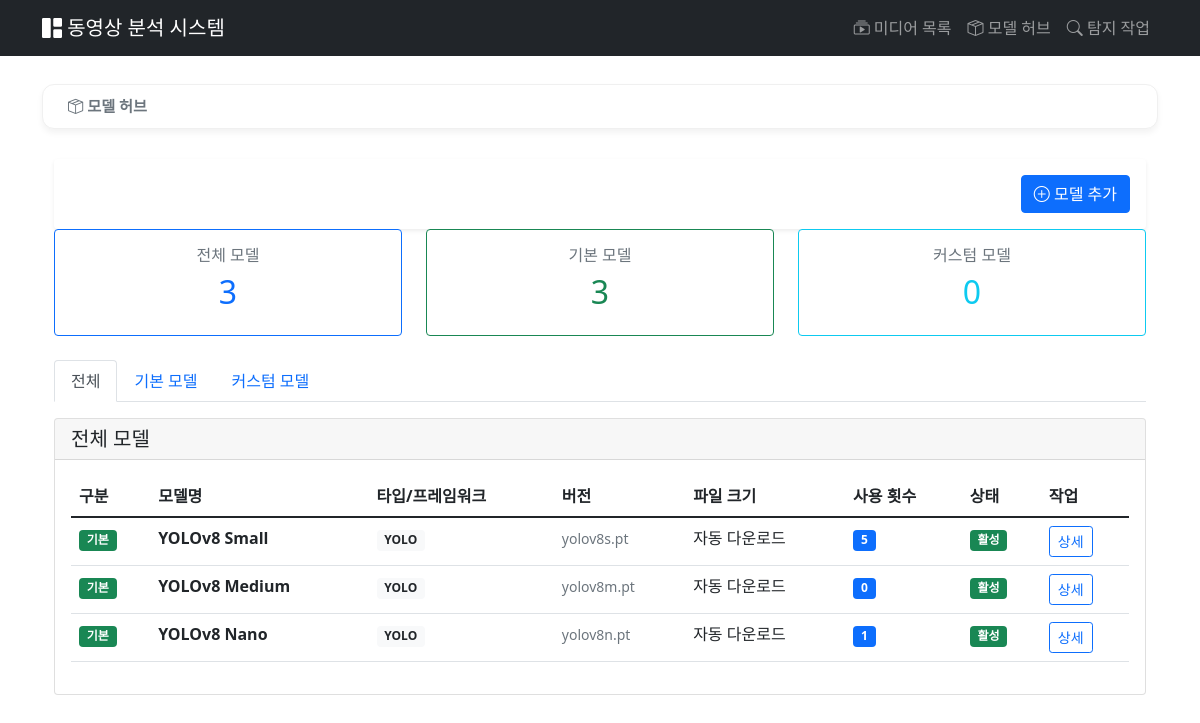
Before: /modelhub/ with the older database file.
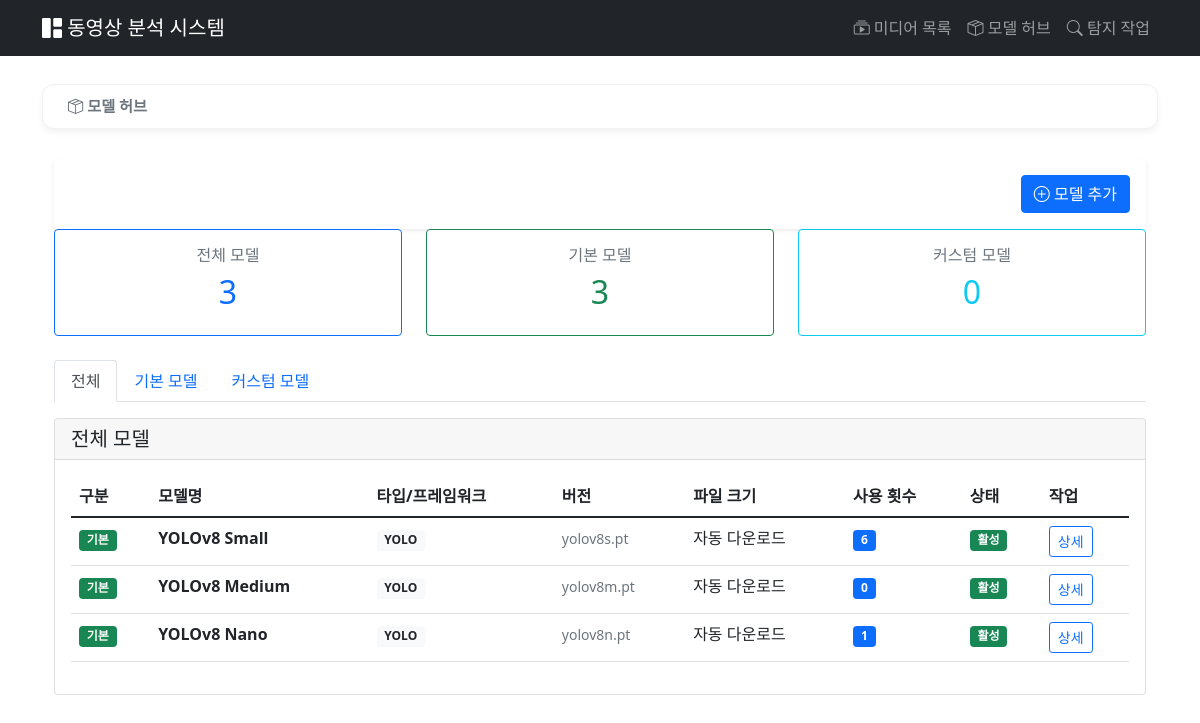
After: the same page with the newer database file.
### modelhub/models.py (models this page shows, shortened)
class BaseModel(models.Model):
    name = models.CharField(max_length=200, verbose_name='모델 이름')
    display_name = models.CharField(max_length=200, verbose_name='표시 이름')
    description = models.TextField(blank=True, verbose_name='설명')
    model_type = models.CharField(
        max_length=50,
        default='yolo',
        verbose_name='모델 타입'
    )
    version = models.CharField(max_length=50, blank=True, verbose_name='버전')
    model_file = models.FileField(
        upload_to=default_model_upload_path,
        blank=True,
        null=True,
        verbose_name='모델 파일'
    )
    file_size = models.BigIntegerField(default=0, verbose_name='파일 크기 (bytes)')
    yolo_version = models.CharField(
        max_length=50,
        blank=True,
        verbose_name='YOLO 버전',
        help_text='예: yolov8n.pt, yolov8s.pt'
    )
    classes = models.JSONField(default=list, blank=True, verbose_name='탐지 클래스')
    input_size = models.CharField(max_length=50, blank=True, verbose_name='입력 크기')
    config = models.JSONField(default=dict, blank=True, verbose_name='설정')
    is_active = models.BooleanField(default=True, verbose_name='활성화')
    is_default = models.BooleanField(default=False, verbose_name='기본 모델')
    usage_count = models.IntegerField(default=0, verbose_name='사용 횟수')
    created_at = models.DateTimeField(auto_now_add=True, verbose_name='생성일')
    updated_at = models.DateTimeField(auto_now=True, verbose_name='수정일')
    class Meta:
        verbose_name = '기본 모델'
        verbose_name_plural = '기본 모델들'
        ordering = ['-is_default', '-created_at']
    def get_file_size_display(self):
        if self.file_size == 0:
            return "자동 다운로드" if self.yolo_version else "-"

### modelhub/views.py (the view)
# urls.py: path('', views.model_list, name='model_list'),
def model_list(request):
    base_models = BaseModel.objects.filter(is_active=True).order_by('-is_default', '-created_at')
    custom_models = CustomModel.objects.filter(is_active=True).order_by('-created_at')
    total_base = base_models.count()
    total_custom = custom_models.count()
    total_models = total_base + total_custom
    context = {
        'base_models': base_models,
        'custom_models': custom_models,
        'total_models': total_models,
        'total_base': total_base,
        'total_custom': total_custom,
    }
    return render(request, 'modelhub/model_list.html', context)

### modelhub/templates/modelhub/model_list.html (shortened to what the changed rows need)
{% extends 'videos/base.html' %}
{% block content %}
<div class="container">
    <div class="row mb-4">
        <div class="col-md-4">
            <div class="card border-primary">
                <div class="card-body text-center">
                    <h2 class="text-primary">{{ total_models }}</h2>
                </div>
            </div>
        </div>
        <div class="col-md-4">
            <div class="card border-success">
                <div class="card-body text-center">
                    <h2 class="text-success">{{ total_base }}</h2>
                </div>
            </div>
        </div>
        <div class="col-md-4">
            <div class="card border-info">
                <div class="card-body text-center">
                    <h2 class="text-info">{{ total_custom }}</h2>
                </div>
            </div>
        </div>
    </div>
    <div class="tab-content">
        <div class="tab-pane fade show active" id="all">
            <div class="card">
                <div class="card-body">
                    {% if base_models or custom_models %}
                        <div class="table-responsive">
                            <table class="table table-hover">
                                <thead>
                                    <tr>
                                        <th>구분</th>
                                        <th>모델명</th>
                                        <th>타입/프레임워크</th>
                                        <th>버전</th>
                                        <th>파일 크기</th>
                                        <th>사용 횟수</th>
                                        <th>상태</th>
                                        <th>작업</th>
                                    </tr>
                                </thead>
                                <tbody>
                                    {% for model in base_models %}
                                    <tr>
                                        <td><span class="badge bg-success">기본</span></td>
                                        <td>
                                            <strong>{{ model.display_name }}</strong>
                                        </td>
                                        <td><span class="badge bg-light text-dark">{{ model.model_type|upper }}</span></td>
                                        <td><small class="text-muted">{{ model.yolo_version|default:model.version }}</small></td>
                                        <td>{{ model.get_file_size_display }}</td>
                                        <td><span class="badge bg-primary">{{ model.usage_count }}</span></td>
                                        <td>
                                            {% if model.is_active %}
                                                <span class="badge bg-success">활성</span>
                                            {% else %}
                                                <span class="badge bg-secondary">비활성</span>
                                            {% endif %}
                                        </td>
                                        <td>
                                            <a href="{% url 'modelhub:model_detail' 'base' model.id %}"
                                               class="btn btn-sm btn-outline-primary">상세</a>
                                        </td>
                                    </tr>
                                    {% endfor %}
                                </tbody>
                            </table>
                        </div>
                    {% endif %}
                </div>
            </div>
        </div>
    </div>
</div>
<link rel="stylesheet" href="https://cdn.jsdelivr.net/npm/bootstrap-icons@1.10.0/font/bootstrap-icons.css">
{% endblock %}

Changed rows visible on the page:
changed BaseModel "YOLOv8 Small": usage_count "5" → "6"
